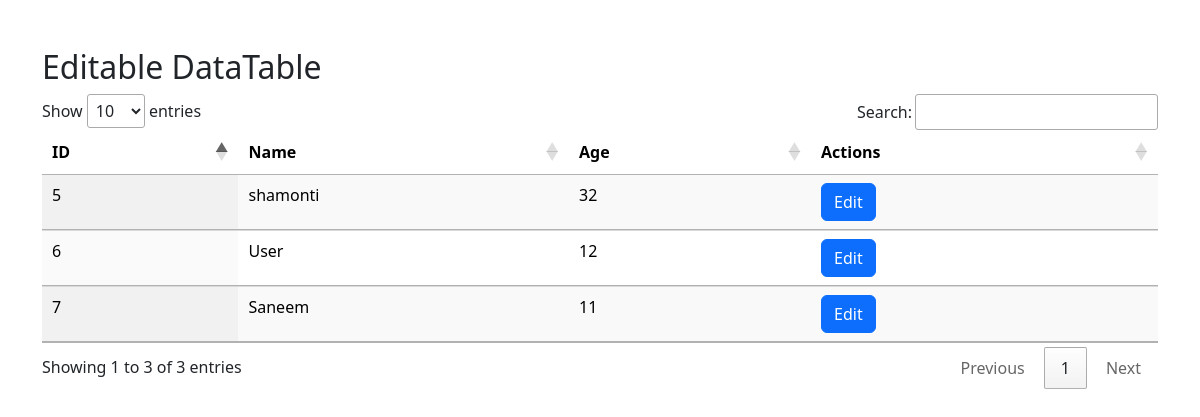
/table/, run on an earlier commit of the app's database.
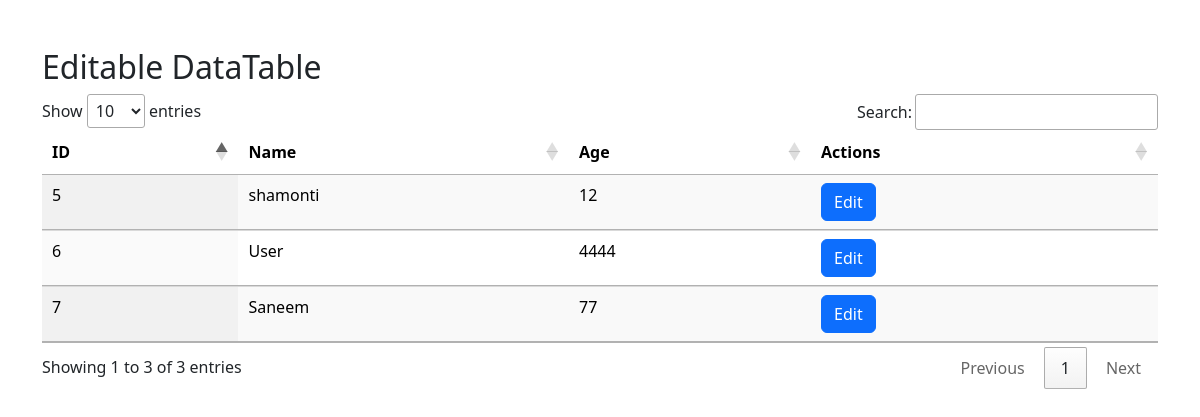
And on a later commit of the database.
### modal/models.py (models this page shows, shortened)
class Person(models.Model):
    id = models.AutoField(primary_key=True)
    name = models.CharField(max_length=100)
    age = models.PositiveIntegerField()

### modal/views.py (the view)
# urls.py: path("table/", views.table, name="table"),
def table(request):
    people = Person.objects.all()
    return render(request, 'modal.html', {'people': people})

### modal/templates/modal.html (shortened to what this page needs)
<!DOCTYPE html>
<html lang="en">
<head>
    <link href="https://cdn.datatables.net/1.13.6/css/jquery.dataTables.min.css" rel="stylesheet">
    <link href="https://cdn.jsdelivr.net/npm/bootstrap@5.3.2/dist/css/bootstrap.min.css" rel="stylesheet">
</head>
<body>
    <div class="container mt-5">
        <h2>Editable DataTable</h2>
        <table id="dataTable" class="display table table-striped" style="width:100%">
            <thead>
                <tr>
                    <th>ID</th>
                    <th>Name</th>
                    <th>Age</th>
                    <th>Actions</th>
                </tr>
            </thead>
            <tbody>
                {% for person in people %}
                <tr>
                  <td>{{ person.id }}</td>
                  <td>{{ person.name }}</td>
                  <td>{{ person.age }}</td>
                  <td>
                    <button type="button" class="btn btn-primary edit-btn">Edit</button>
                  </td>
                </tr>
                {% endfor %}
            </tbody>
        </table>
    </div>
</body>
</html>

What changed in the data, as far as the page shows it:
changed Person "shamonti": age "32" → "12"
changed Person "User": age "12" → "4444"
changed Person "Saneem": age "11" → "77"
